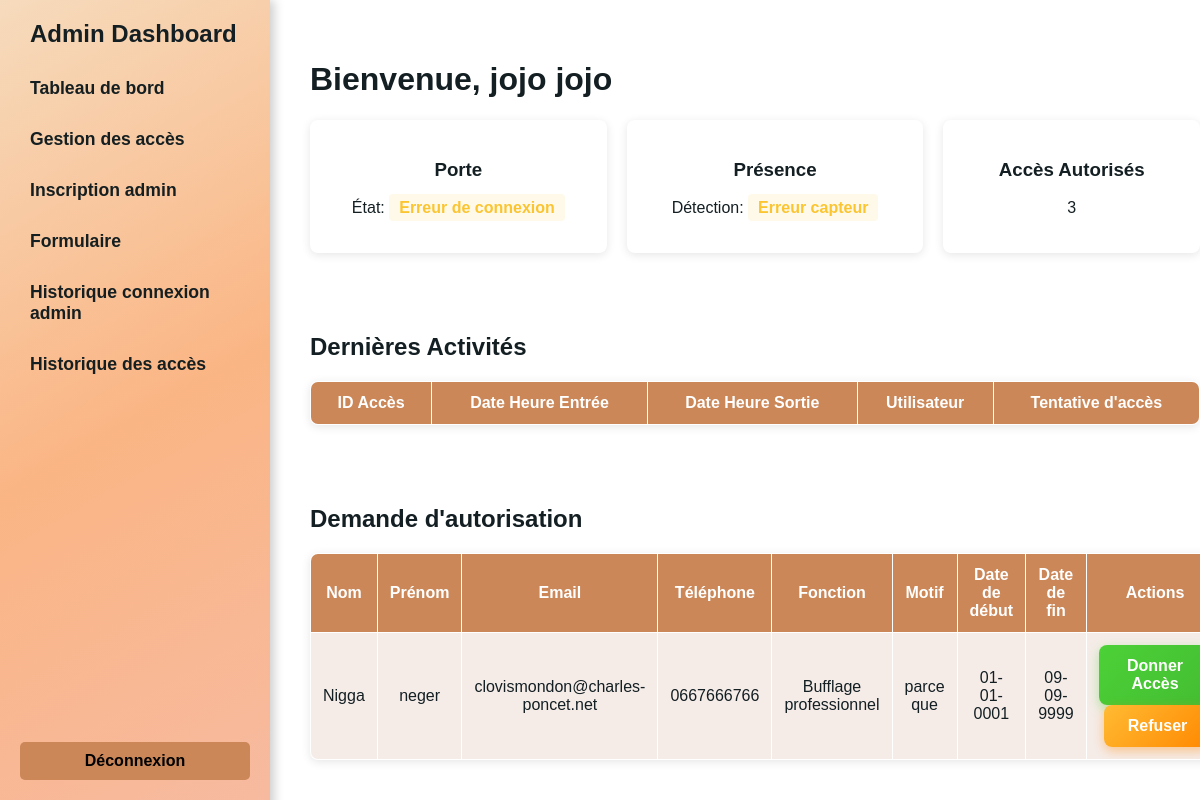
/php/dashboard.php (signed in), run on the app's committed database.
### tables this page shows
CREATE TABLE `User` (
  `idUser` int(11) NOT NULL,
  `Nom` varchar(45) DEFAULT NULL,
  `Prenom` varchar(45) DEFAULT NULL,
  `Email` varchar(45) DEFAULT NULL,
  `Tel` int(11) DEFAULT NULL,
  `Motif` varchar(45) DEFAULT NULL,
  `Date_debut` datetime DEFAULT NULL,
  `Date_fin` datetime DEFAULT NULL,
  `Fonction` varchar(45) DEFAULT NULL,
  `Verifier` tinyint(4) DEFAULT NULL,
  `SuperUser` tinyint(4) DEFAULT NULL,
  `Identifiant` varchar(45) DEFAULT NULL,
  `Mdp` varchar(255) DEFAULT NULL,
  `Mail_envoye` tinyint(1) DEFAULT NULL,
  `Mail_verif` tinyint(1) DEFAULT NULL,
  `token` varchar(100) DEFAULT NULL,
  `idCarte` int(11) DEFAULT NULL,
  `date_demande` datetime DEFAULT current_timestamp()
);

### php/dashboard.php (the view, shortened to what this page needs)
<!DOCTYPE html>
<html lang="fr">
    <head>
        <link rel="stylesheet" href="../css/dashboard.css">
    </head>
    <body>
        <?php
            require_once "database.php";
            $adminQuery = "SELECT Nom, Prenom FROM User WHERE Identifiant = :identifiant";
            $adminStmt = $pdo->prepare($adminQuery);
            $adminStmt->execute(['identifiant' => $_SESSION['admin_id']]);
            $adminInfo = $adminStmt->fetch(PDO::FETCH_ASSOC);
            $queryAcces = "SELECT * FROM User WHERE Fonction != 'Admin' AND Mail_verif = 1 AND Verifier IS NULL ORDER BY Date_debut DESC LIMIT 5";
            $stmtAcces = $pdo->query($queryAcces);
            $queryAuthorized = "SELECT COUNT(*) FROM User WHERE Fonction != 'Admin' AND Mail_verif = 1 AND Verifier = 1";
            $stmtAuthorized = $pdo->query($queryAuthorized);
            $authorizedCount = $stmtAuthorized->fetchColumn();
        ?>
        <div class="sidebar">
            <h2>Admin Dashboard</h2>
            <ul>
                <li><a href="./dashboard.php">Tableau de bord</a></li>
                <li><a href="./gestionAcces.php">Gestion des accès</a></li>
                <li><a href="./inscriptionAdmin.php">Inscription admin</a></li>
                <li><a href="../html/formulaire.html">Formulaire</a></li>
                <li><a href="./logsAdmin.php">Historique connexion admin</a></li>
                <li><a href="./logsServer.php">Historique des accès</a></li>
            </ul>
            <div class="logout">
                <a href="./logout.php">Déconnexion</a>
            </div>
        </div>
        <div class="main-container">
            <div class="main-content">
                <h1>Bienvenue, <?php
                    echo htmlspecialchars(($adminInfo['Prenom'] ?? 'Admin') . ' ' . ($adminInfo['Nom'] ?? ''));
                ?></h1>
                <div class="cards">
                    <div class="card">
                        <h3>Porte</h3>
                        <p>État: <span id="door-status">Fermée</span></p>
                    </div>
                    <div class="card">
                        <h3>Présence</h3>
                        <p>Détection: <span id="presence-status">Initialisation du capteur de mouvement...</span></p>
                    </div>
                    <a href="./accesAutorise.php">
                        <div class="card">
                            <h3>Accès Autorisés</h3>
                            <p id="authorized-count"><?php echo $authorizedCount; ?></p>
                        </div>
                    </a>
                </div>
            </div>
            <div class="main-content">
                <h2>Dernières Activités</h2>
                <table>
                    <thead>
                        <tr>
                            <th>ID Accès</th>
                            <th>Date Heure Entrée</th>
                            <th>Date Heure Sortie</th>
                            <th>Utilisateur</th>
                            <th>Tentative d'accès</th>
                        </tr>
                    </thead>
                </table>
            </div>
            <div class="main-content">
                <h2>Demande d'autorisation</h2>
                <table>
                    <thead>
                        <tr>
                            <th>Nom</th>
                            <th>Prénom</th>
                            <th>Email</th>
                            <th>Téléphone</th>
                            <th>Fonction</th>
                            <th>Motif</th>
                            <th>Date de début</th>
                            <th>Date de fin</th>
                            <th>Actions</th>
                        </tr>
                    </thead>
                    <tbody id="activity-log">
                        <?php
                            while (($row = $stmtAcces->fetch(PDO::FETCH_ASSOC)) !== false) {
                                echo "<tr>";
                                echo "<td>" . htmlspecialchars($row['Nom'] ?? '') . "</td>";
                                echo "<td>" . htmlspecialchars($row['Prenom'] ?? '') . "</td>";
                                echo "<td>" . htmlspecialchars($row['Email'] ?? '') . "</td>";
                                echo "<td>" . "0" . htmlspecialchars($row['Tel'] ?? '') . "</td>";
                                echo "<td>" . htmlspecialchars($row['Fonction'] ?? '') . "</td>";
                                echo "<td>" . htmlspecialchars($row['Motif'] ?? '') . "</td>";
                                echo "<td>" . htmlspecialchars((new DateTime(explode(' ', $row['Date_debut'])[0]))->format('d-m-Y') ?? '') . "</td>";
                                echo "<td>" . htmlspecialchars((new DateTime(explode(' ', $row['Date_fin'])[0]))->format('d-m-Y') ?? '') . "</td>";
                                echo "<td>";
                                if (is_null($row['Verifier'])) {
                                    echo '<form onsubmit="event.preventDefault(); openModal(this);" method="post" style="display:inline;">';
                                    echo '<button class="valider-btn" type="submit">Donner Accès</button>';
                                    echo '</form>';
                                    echo '<form action="bouton.php" method="post" style="display:inline; margin-left:5px;">';
                                    echo '<button class="refuser-btn" type="submit">Refuser</button>';
                                    echo '</form>';
                                }
                                echo "</td>";
                                echo "</tr>";
                            }
                        ?>
                    </tbody>
                </table>
            </div>
        </div>
    </body>
</html>

### css/dashboard.css (style rules this page uses)
* { scroll-behavior: smooth; }
body { display: flex; font-family: 'Poppins', sans-serif; background-size: cover; background-repeat: no-repeat; background-position: center; margin: 0; }
.sidebar { position: fixed; width: 230px; color: #141f23; padding: 20px; height: 100%; box-shadow: 4px 0px 10px rgba(0, 0, 0, 0.2); animation: slideRight 0.6s ease-out; }
.sidebar h2 { text-align: left; font-size: 1.5rem; margin-left: 10px; margin-top: 0; }
.sidebar ul { list-style: none; padding: 0; }
.sidebar ul li { margin: 10px 0; font-weight: bold; }
.sidebar ul li a { color:rgb(21, 31, 33); text-decoration: none; font-size: 1.1rem; display: block; padding: 10px; border-radius: 5px; transition: 0.3s; }
.sidebar .logout { position: absolute; bottom: 60px; left: 20px; right: 20px; }
.sidebar .logout a { display: block; padding: 10px; font-weight: bold; text-align: center; cursor: pointer; border-radius: 5px; text-decoration: none; transition: background 0.3s; }
.main-container { flex: 1; display: flex; flex-direction: column; margin-left: 290px; margin-right: 20px; margin-top: 20px; margin-bottom: 20px; width: calc(100% - 270px); gap: 20px; }
.main-content { padding: 20px; backdrop-filter: blur(8px); border-radius: 10px; animation-duration: 2s; animation-name: slide-up-down; opacity: 1; animation: fadeIn 1s ease-in-out; }
.cards { display: flex; gap: 20px; }
.card { padding: 20px; border-radius: 8px; box-shadow: 0 2px 10px rgba(0, 0, 0, 0.1); flex: 1; text-align: center; }
.cards a { flex: 1; display: block; text-decoration: none; transition: transform 0.2s ease-in-out; }
.cards a .card { position: relative; transition: box-shadow 0.3s ease-in-out; }
.cards a .card::after { content: "Voir les accès autorisés"; position: absolute; bottom: 10px; left: 50%; transform: translateX(-50%); font-size: 0.8rem; color: #ff8c42; opacity: 0; transition: opacity 0.3s ease-in-out; pointer-events: none; }
table { width: 100%; border-collapse: collapse; margin-top: 20px; border-radius: 8px; overflow: hidden; box-shadow: 0 2px 10px rgba(0, 0, 0, 0.1); background: none; }
table, th, td { padding: 12px; text-align: center; }
th { color: white; font-weight: bold; }
.valider-btn { padding: 12px 24px; font-size: 16px; font-weight: bold; color: white; background: linear-gradient(135deg, #4cd137, #44bd32); border: none; border-radius: 8px; cursor: pointer; transition: all 0.3s ease; box-shadow: 0 4px 12px rgba(76, 209, 55, 0.4); }
.refuser-btn { padding: 12px 24px; font-size: 16px; font-weight: bold; color: white; background: linear-gradient(135deg, #ffbb33, #ff8800); border: none; border-radius: 8px; cursor: pointer; transition: all 0.3s ease; box-shadow: 0 4px 12px rgba(255, 136, 0, 0.4); }
.status-error { color: #fbc531; font-weight: bold; padding: 5px 10px; border-radius: 4px; background-color: rgba(251, 197, 49, 0.1); }
@media (prefers-color-scheme: light) { body { background: url("../assets/light-4k.webp") no-repeat center center fixed; color: #141f23; } }
@media (prefers-color-scheme: light) { .sidebar { background: linear-gradient(150deg, rgba(245, 215, 181, 0.9), rgba(250, 173, 119, 0.9), rgba(246, 179, 152, 0.9)); } }
@media (prefers-color-scheme: light) { .sidebar .logout a { background: rgb(203, 135, 88); color: #000; } }
@media (prefers-color-scheme: light) { .main-content { background: rgba(255, 255, 255, 0.8); } }
@media (prefers-color-scheme: light) { .card { background: white; } }
@media (prefers-color-scheme: light) { .cards a { color: #141f23; } }
@media (prefers-color-scheme: light) { th { background: #cb8758; } }
@media (prefers-color-scheme: light) { tr { background: #f9f9f9; } }
@media (prefers-color-scheme: light) { table, th, td { border: 1px solid #ffffff; } }
@media (prefers-color-scheme: light) { #activity-log tr { background-color: rgba(236, 217, 210, 0.5); } }

### data on the page
user: Prenom+Nom "jojo jojo"
user: Nom "Nigga", Prenom "neger", Email "clovismondon@charles-poncet.net", Tel "667666766", Fonction "Bufflage professionnel", Motif "parce que", Date_debut "01-01-0001", Date_fin "09-09-9999"

### other printed values
$authorizedCount "3"
